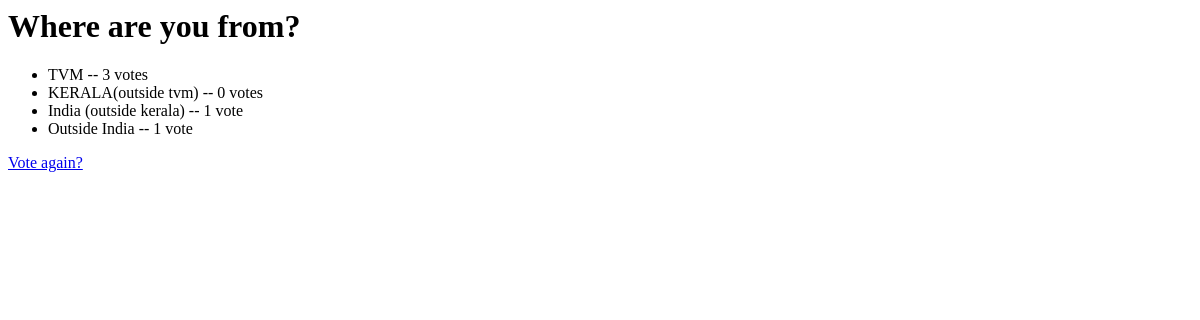
/polls/2/result/, run on an earlier commit of the app's database.
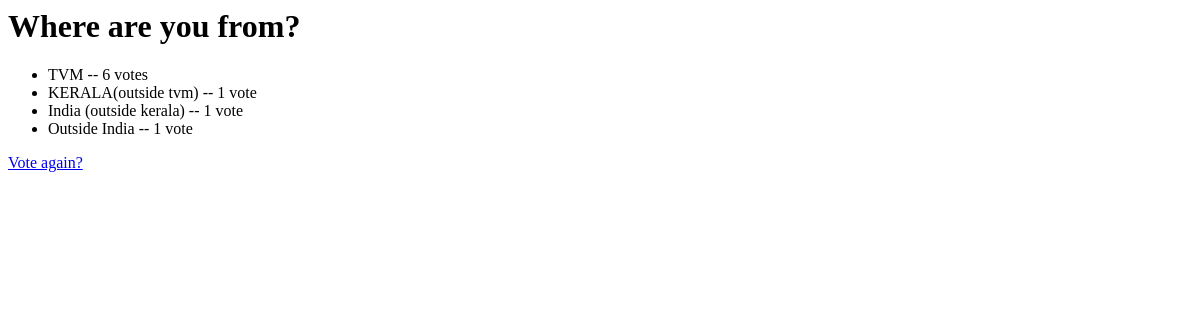
And on a later commit of the database.
### polls/models.py (models this page shows, shortened)
class Questions(models.Model):
    question_text = models.CharField(max_length=200)
    pub_date = models.DateTimeField('date published')

class Choices(models.Model):
    question = models.ForeignKey(Questions, on_delete=models.CASCADE)
    choice_text = models.CharField(max_length=200)
    votes = models.IntegerField(default=0)

### polls/views.py (the view)
# urls.py: path('<int:pk>/result/', views.ResultView.as_view(), name='result'),
class ResultView(generic.DetailView):
    model = Questions
    template_name = "polls/result.html"

### polls/templates/polls/result.html
<h1>{{ questions.question_text }}</h1>
<ul>
{% for choice in questions.choices_set.all %}
    <li>{{ choice.choice_text }} -- {{ choice.votes }} vote{{ choice.votes|pluralize }}</li>
{% endfor %}
</ul>
<a href="{% url 'polls:detail' questions.id %}">Vote again?</a>

What changed in the data, as far as the page shows it:
changed Choices "TVM": votes "3" → "6"
changed Choices "KERALA(outside tvm)": votes "0" → "1"
